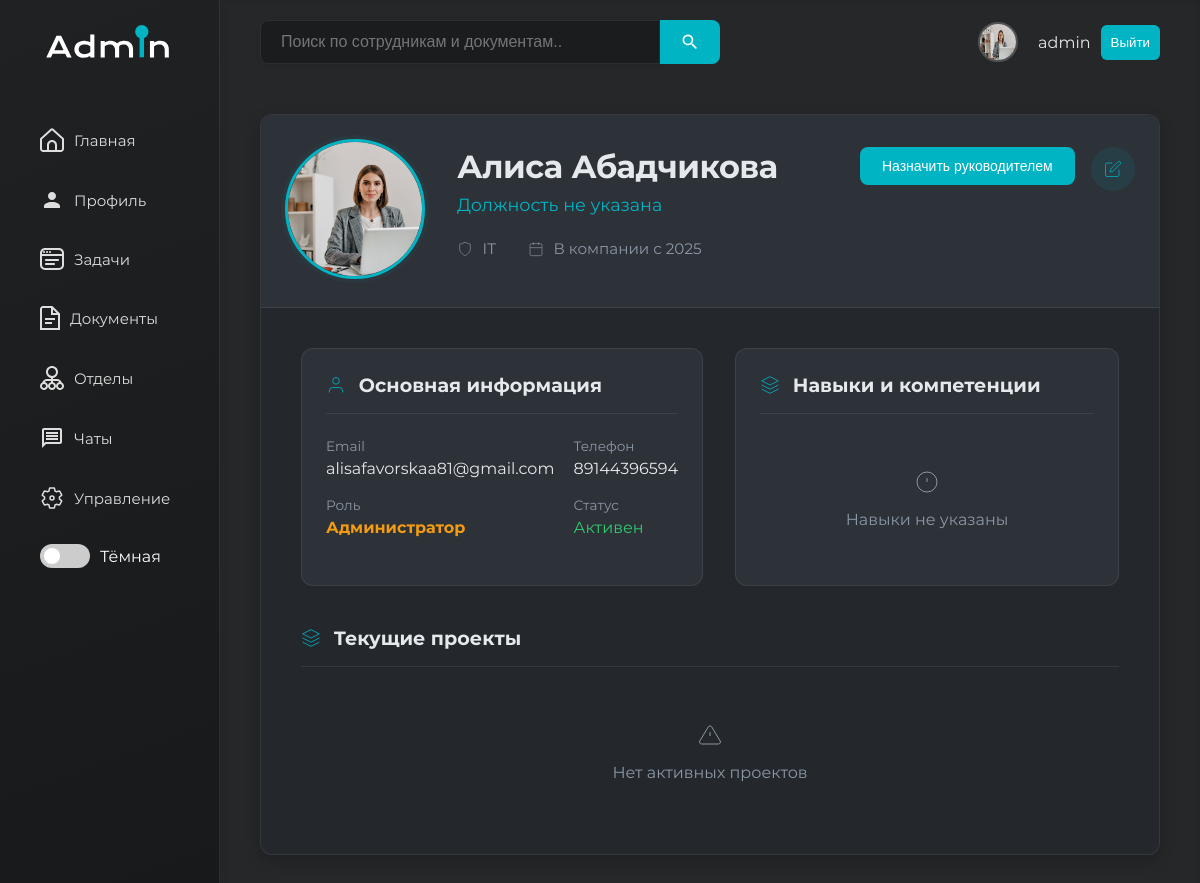
/users/admin/ (signed in), run on an earlier commit of the app's database.
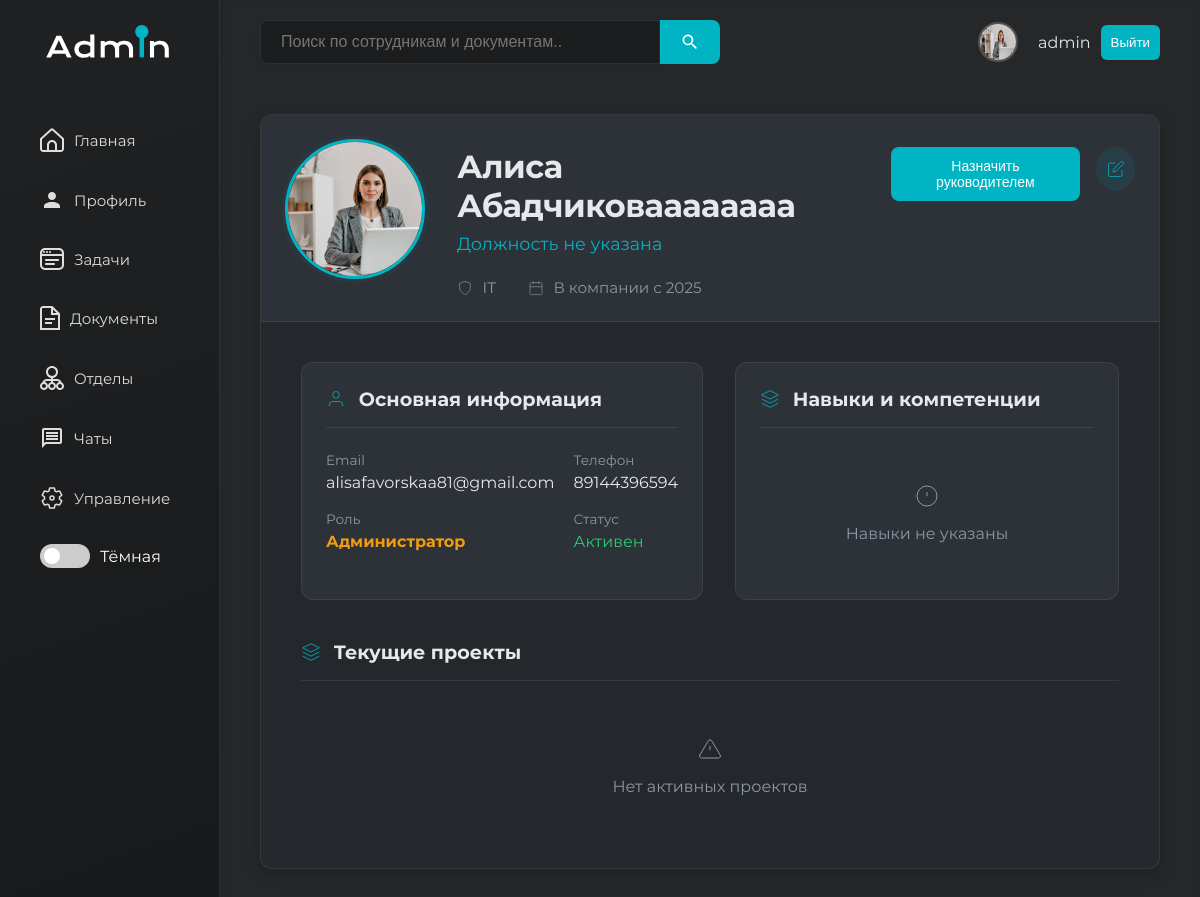
And on a later commit of the database.
### www/models.py (models this page shows, shortened)
class User(AbstractUser):
    telephone = models.CharField(max_length=15)
    position = models.ForeignKey(
        Position,
        on_delete=models.SET_NULL,
        null=True,
        blank=True,
        verbose_name="Должность"
    )
    department = models.ForeignKey(
        Department,
        on_delete=models.SET_NULL,
        null=True,
        blank=True,
        verbose_name="Отдел"
    )
    avatar = models.ImageField(upload_to='avatars/', null=True, blank=True)
    first_name = models.CharField(max_length=150, verbose_name="Имя")
    last_name = models.CharField(max_length=150, verbose_name="Фамилия")
    role = models.ForeignKey(
        Role,
        on_delete=models.SET_NULL,
        null=True,
        blank=True,
        verbose_name="Роль"
    )

class Department(models.Model):
    name = models.CharField(max_length=100, unique=True)

### www/views.py (the view)
# urls.py: path('users/<str:username>/', user_profile_view, name='user_profile'),
def user_profile_view(request, username):
    user = get_object_or_404(User, username=username)
    is_own_profile = (request.user == user)
    is_admin = request.user.role.name == ROLE_ADMIN
    tasks = Task.objects.filter(user=user).order_by('-due_date')[:4] if is_admin else None
    return render(request, 'user_profile.html', {
        'user_profile': user,
        'is_own_profile': is_own_profile,
        'is_admin': is_admin,
        'tasks': tasks,
        'ROLE_ADMIN': ROLE_ADMIN,
        'ROLE_MANAGER': ROLE_MANAGER,
        'ROLE_EMPLOYEE': ROLE_EMPLOYEE,
    })

### templates/user_profile.html (shortened to what the changed rows need)
{% extends 'base.html' %}
{% load static %}
{% block main %}
    <div class="profile-container">
        <div class="profile-card">
            <div class="profile-main-section">
                <div class="profile-header">
                    <div class="avatar-container">
                        {% if user_profile.avatar %}
                            <img src="{{ user_profile.avatar.url }}" alt="Аватар" class="profile-avatar">
                        {% else %}
                            <img src="{% static 'img/default-avatar.png' %}" alt="Аватар по умолчанию"
                                 class="profile-avatar">
                        {% endif %}
                    </div>
                    <div class="profile-details">
                        <h1 class="profile-name">{{ user_profile.first_name }} {{ user_profile.last_name }}</h1>
                        <p class="profile-position">{{ user_profile.position|default:"Должность не указана" }}</p>
                        <div class="profile-meta">
            <span class="meta-item">
              <svg width="16" height="16" viewBox="0 0 24 24" fill="none" stroke="currentColor">
                <path d="M12 22s8-4 8-10V5l-8-3-8 3v7c0 6 8 10 8 10z"></path>
              </svg>
              {{ user_profile.department.name|default:"Не указан" }}
            </span>
                            <span class="meta-item">
              <svg width="16" height="16" viewBox="0 0 24 24" fill="none" stroke="currentColor">
                <rect x="3" y="4" width="18" height="18" rx="2" ry="2"></rect>
                <line x1="16" y1="2" x2="16" y2="6"></line>
                <line x1="8" y1="2" x2="8" y2="6"></line>
                <line x1="3" y1="10" x2="21" y2="10"></line>
              </svg>
              В компании с {{ user_profile.date_joined|date:"Y" }}
            </span>
                        </div>
                    </div>
                </div>
            </div>
            <div class="profile-data-section">
                <div class="profile-info-block">
                    <h2 class="block-title">
                        <svg width="20" height="20" viewBox="0 0 24 24" fill="none" stroke="currentColor">
                            <path d="M20 21v-2a4 4 0 0 0-4-4H8a4 4 0 0 0-4 4v2"></path>
                            <circle cx="12" cy="7" r="4"></circle>
                        </svg>
                        Основная информация
                    </h2>
                    <div class="info-grid">
                        <div class="info-item">
                            <span class="info-label">Email</span>
                            <span class="info-value">{{ user_profile.email }}</span>
                        </div>
                        <div class="info-item">
                            <span class="info-label">Телефон</span>
                            <span class="info-value">{{ user_profile.telephone|default:"Не указан" }}</span>
                        </div>
                    </div>
                </div>
                <div class="profile-skills-block">
                    <h2 class="block-title">
                        <svg width="20" height="20" viewBox="0 0 24 24" fill="none" stroke="currentColor">
                            <path d="M12 2L2 7l10 5 10-5-10-5zM2 17l10 5 10-5M2 12l10 5 10-5"></path>
                        </svg>
                        Навыки и компетенции
                    </h2>
                </div>
            </div>
            <div class="profile-projects-section">
                <h2 class="block-title">
                    <svg width="20" height="20" viewBox="0 0 24 24" fill="none" stroke="currentColor">
                        <polygon points="12 2 2 7 12 12 22 7 12 2"></polygon>
                        <polyline points="2 17 12 22 22 17"></polyline>
                        <polyline points="2 12 12 17 22 12"></polyline>
                    </svg>
                    Текущие проекты
                </h2>
            </div>
        </div>
    </div>
{% endblock %}

### templates/base.html (shortened to what this page needs)
{% load static %}
<!DOCTYPE html>
<html lang="en" data-theme="dark">
<head>
    <link rel="stylesheet" href="{% static 'css/dashboard.css' %}">
</head>
<body>
<div id="wrapper">
    <div id="sidebar" class="expanded">
        <div class="logo">
        </div>
        <ul class="nav">
            <li><a href="{% url 'main' %}">
                <span class="nav-text">Главная</span></a></li>
            {% if user.is_authenticated %}
                <li><a href="{% url  'profile' %}">
                    <svg style="margin-right: 10px" width="24" height="24" viewBox="0 0 24 24" fill="none"
                         xmlns="http://www.w3.org/2000/svg">
                        <path d="M12 4C9.79 4 8 5.79 8 8C8 10.21 9.79 12 12 12C14.21 12 16 10.21 16 8C16 5.79 14.21 4 12 4ZM12 14C7.58 14 4 15.79 4 18V20H20V18C20 15.79 16.42 14 12 14Z"
                              fill="#DEDEDE"/>
                    </svg>
                    <span class="nav-text">Профиль</span></a></li>
                <li><a href="{% url 'task' %}">
                    <span class="nav-text">Задачи</span></a></li>
                <li><a href="{% url 'documents' %}">
                    <span class="nav-text">Документы</span></a></li>
                <li><a href="{% url 'department_list' %}">
                    <span class="nav-text">Отделы</span></a></li>
                <li><a href="{% url 'chats' %}">
                    <svg style="margin-right: 10px" width="24" height="24" viewBox="0 0 24 24" fill="none"
                         xmlns="http://www.w3.org/2000/svg">
                        <path d="M20 2H4C2.9 2 2 2.9 2 4V22L6 18H20C21.1 18 22 17.1 22 16V4C22 2.9 21.1 2 20 2ZM20 16H5.17L4 17.17V4H20V16ZM6 12H18V14H6V12ZM6 9H18V11H6V9ZM6 6H18V8H6V6Z"
                              fill="#DEDEDE"/>
                    </svg>
                    <span class="nav-text">Чаты</span></a>
                </li>
                {% if request.user.is_superuser %}
                    <li><a href="{% url 'admin_panel' %}">
                        <span class="nav-text">Управление</span></a></li>
                {% endif %}
            {% endif %}
            <li>
                <div class="theme-switcher">
                    <label class="switch">
                        <span class="slider round"></span>
                    </label>
                    <span id="themeLabel">Тёмная</span>
                </div>
            </li>
        </ul>
    </div>
    <div id="main-content">
        <header>
            <form method="GET" action="{% url 'search' %}" class="search-form">
                <input type="text"
                       name="query"
                       placeholder="Поиск по сотрудникам и документам.."
                       value="{{ request.GET.query|default_if_none:'' }}">
                <button type="submit" class="search">
                </button>
            </form>
            <div class="profile">
                {% if user.avatar %}
                    <img src="{{ user.avatar.url }}" alt="Аватар" style="max-width: 150px; max-height: 150px;">
                {% else %}
                    <img src="{% static 'img/default-avatar.png' %}" alt="Аватар по умолчанию"
                         style="max-width: 150px; max-height: 150px;">
                {% endif %}
                {% if user.is_authenticated %}
                    {{ user.username }}
                {% else %}
                    Гость
                {% endif %}
                {% if user.is_authenticated %}
                    <button><a href="{% url 'logout' %}">Выйти</a></button>
                {% else %}
                    <button><a href="{% url 'login' %}">Войти</a></button>
                {% endif %}
            </div>
        </header>
        <section class="dashboard">
            {% block main %}
            {% endblock %}
        </section>
    </div>
</div>
</body>
</html>

What changed in the data, as far as the page shows it:
changed User "Алиса": last_name "Абадчикова" → "Абадчиковаааааааа"
